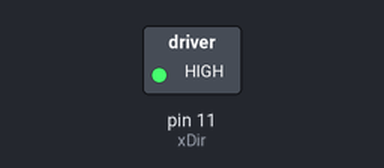
A sketch run on a simulated Arduino Uno, built with avr-gcc and run on an emulated ATmega328P. On the bench: switched loads named in the sketch (green lamp = pin HIGH). Pins used as bus, display or sensor lines are not drawn.

Above: at 0.7 s.
At 5.2 s:
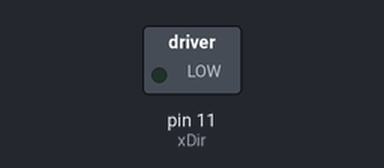
Timing chart, 0 to 6.9 s (numbered marks = the images above):
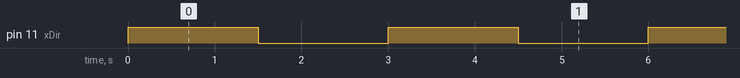

Measured:
- by itself, pin 11 (xDir): alternates HIGH for 1.5 s and LOW for 1.5 s

The sketch:

Driver_StepperRotate_noline.ino
```cpp
/*TEST CODE: Rotate shaft of a single stepper motor back and forth.
   For testing effect of stepper motor + driver + Arduino on monkey neural recordings.
*/

#include <stdio.h>
#include <math.h>

#define xPulse 10 /*50% duty cycle pulse width modulation*/
#define xDir 11 /*rotation direction*/

int Delay = 60; /*delay/pulse width in microseconds*/
int rot_time = 500; /*rotation time*/
unsigned long time_stamp; /*time stamp using millis()*/
int Direction;

void setup() {
  pinMode(xPulse, OUTPUT);
  pinMode(xDir, OUTPUT);
}

void loop() {
  time_stamp = millis();
  for (;;) {
    Direction = 1; /*staring directly at the shaft, 1 is counterclockwise, 0 is clockwise*/
    digitalWrite(xDir, Direction);
    digitalWrite(xPulse, HIGH);
    delayMicroseconds(Delay);
    digitalWrite(xPulse, LOW);
    delayMicroseconds(Delay);
    if (millis() == time_stamp + rot_time){
      break;
    }
  }
  delay(1000); /*pause time between direction switch*/
  time_stamp = millis();
  for(;;) {
    Direction = 0;
    digitalWrite(xDir, Direction);
    digitalWrite(xPulse, HIGH);
    delayMicroseconds(Delay);
    digitalWrite(xPulse, LOW);
    delayMicroseconds(Delay);
    if (millis() == time_stamp + rot_time){
      break;
    }
  }
  delay(1000); /*pause time between direction switch*/
}
```
